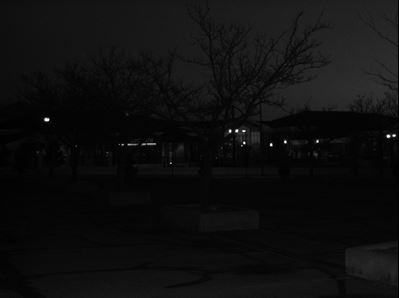
#> input picture Assignment_3_images/cctv1.JPG, 399 x 298 px, given in place of jigsaw.jpg, which was not available
$ python sol2FirstTry.py
#> lines starting #> are read from the running program, lines starting #| are printed output that depends on the picture; after the words box and inside, x2 and y2 are one past the last pixel; in counts of white or black regions, pixels touching at a corner belong together; pictures that were not available may be replaced by others from this repository, and a replacement may not be noted
import numpy as np
import cv2
size = 1
areamin =1
threshmin = 1
threshmax= 1
def Size(val):
    global size
    size =val

def Area(val):
    global areamin
    areamin = val

def ThreshMin(val):
    global threshmin
    threshmin=val

def ThreshMax(val):
    global threshmax
    threshmax = val


ker = (size,size)
name = 'My Frame'
cv2.namedWindow(name)

# cv2.createTrackbar('Ker Size',name,1,13,Size)
cv2.createTrackbar('Area',name,1,10000,Area)

cv2.createTrackbar('Thresh Min',name,1,255,ThreshMin)
cv2.createTrackbar('Thresh Max',name,1,255,ThreshMax)


while True:
    cam = cv2.VideoCapture(r'C:\Users\91987\Documents\python\Image Processing\Assignment\jigsaw.jpg')
    ignore, frame = cam.read()
#> frame is the input picture: shape (298, 399, 3); min 0, max 255, mean 14.8

    gray =cv2.cvtColor(frame,cv2.COLOR_BGR2GRAY)

    # blur = cv2.GaussianBlur(gray,ker,0)
    blur = cv2.medianBlur(gray,size)
    # blur = cv2.blur(gray,ker)
    # blur = cv2.bilateralFilter(gray,10,35,25)

    ret,thresh = cv2.threshold(blur,threshmin,threshmax,cv2.THRESH_BINARY)
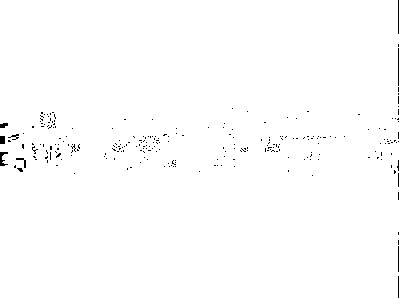
#> thresh: shape (298, 399); values 0 (black) and 1 (white), 99.3% white; black in thin lines or dots
#> ret = 1

    contours,junk=cv2.findContours(thresh,cv2.RETR_EXTERNAL,cv2.CHAIN_APPROX_SIMPLE)
#> contours = 1 contour; box (x1, y1, x2, y2) and area: (0, 0, 399, 298) 117855; junk = [[-1, -1, -1, -1]]
    print(contours)
#> (printed output is left out)
    for contour in contours:
        area=cv2.contourArea(contour)
        if area>=areamin:
            #cv2.drawContours(frame,[contour],0,(255,0,0),3)
            x,y,w,h=cv2.boundingRect(contour)
            cv2.rectangle(frame,(x,y),(x+w,y+h),(0,0,255),3)
#> this loop made 1 pass
#> (area, x, y, w, h) on pass 1: (117855, 0, 0, 399, 298)
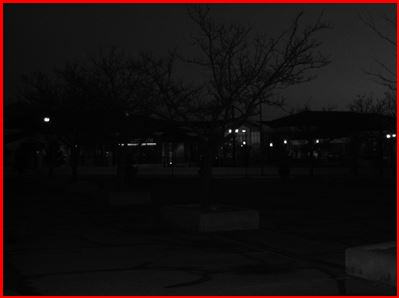
#> frame: shape (298, 399, 3); 2.91% of pixels changed, all inside (x1, y1, x2, y2) = (0, 0, 399, 298)

    cv2.imshow(name,frame)
    if cv2.waitKey(1) & 0xff ==ord('q'):
#> (key q is pressed here)
        break
cam.release()

$ run again, on Assignment_3_images/cctv3.JPG
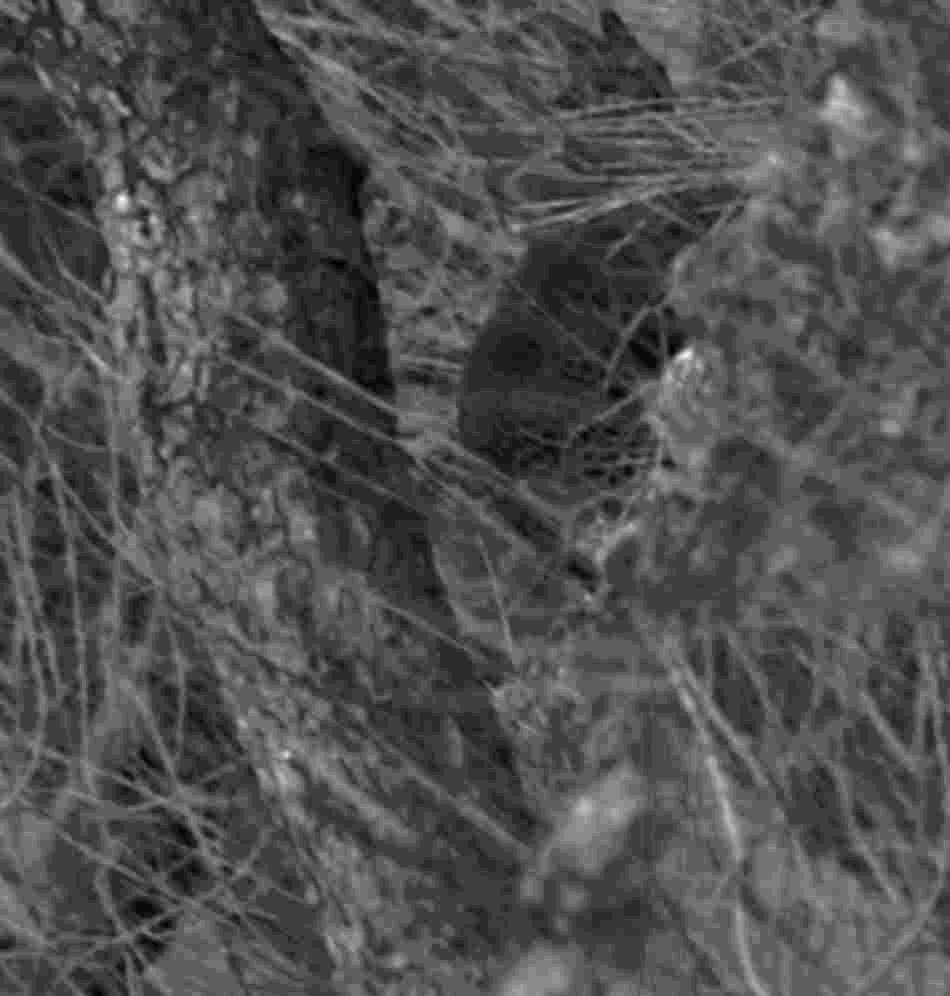
#> input picture Assignment_3_images/cctv3.JPG, 950 x 996 px, given in place of jigsaw.jpg, which was not available
#> frame is the input picture: shape (996, 950, 3); min 0, max 24, mean 7.5
#> `ret,thresh = cv2.threshold(blur,threshmin,threshmax,cv2.THRESH_BINARY)`:
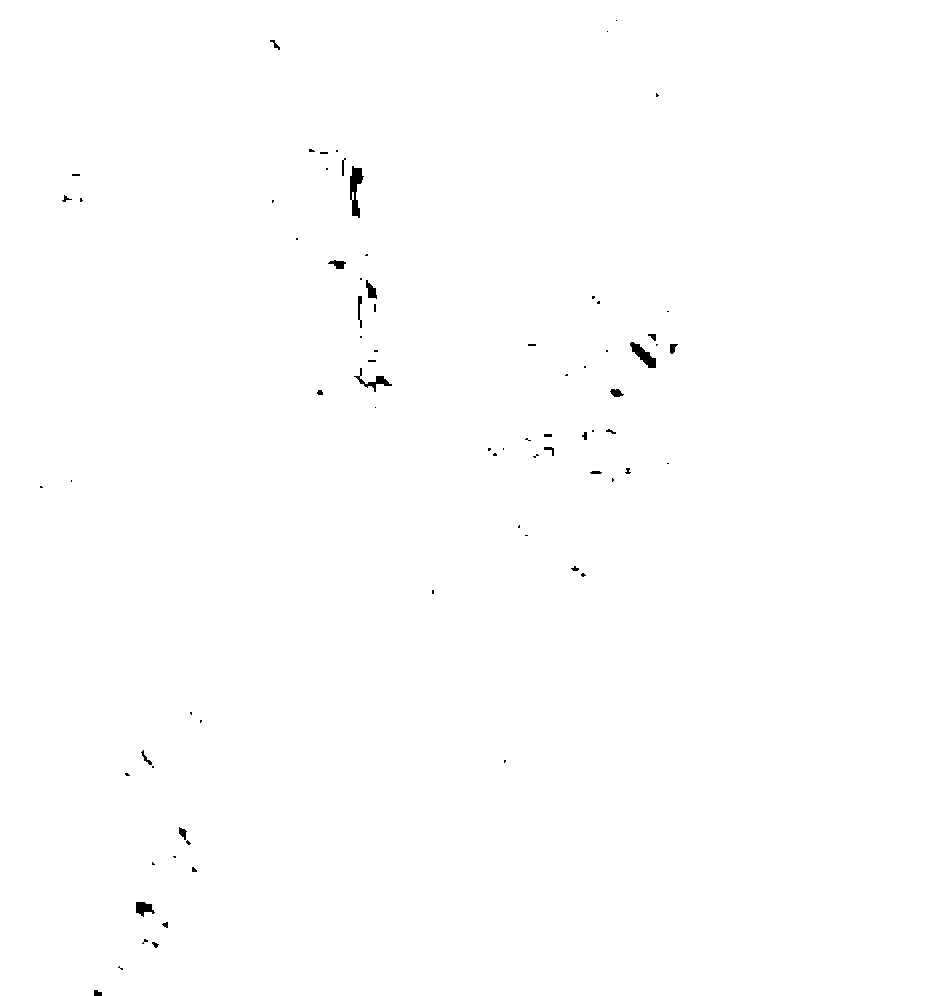
#> thresh: shape (996, 950); values 0 (black) and 1 (white), 99.7% white; 77 black regions (51 under 20 px)
#> ret = 1
#> contours = 1 contour; box (x1, y1, x2, y2) and area: (0, 0, 950, 996) 944210; junk = [[-1, -1, -1, -1]]
#| [array([[[  0,   0]],
#|        [[  0, 995]],
#|        [[ 93, 995]],
#|        [[ 93, 990]],
#|        [[ 94, 989]],
#|        [[ 97, 989]],
#> (further printed lines are left out)
#> the loop `for contour in contours:` made 1 pass
#> (area, x, y, w, h) on pass 1: (944210.5, 0, 0, 950, 996)
#> after the loop `for contour in contours:`:
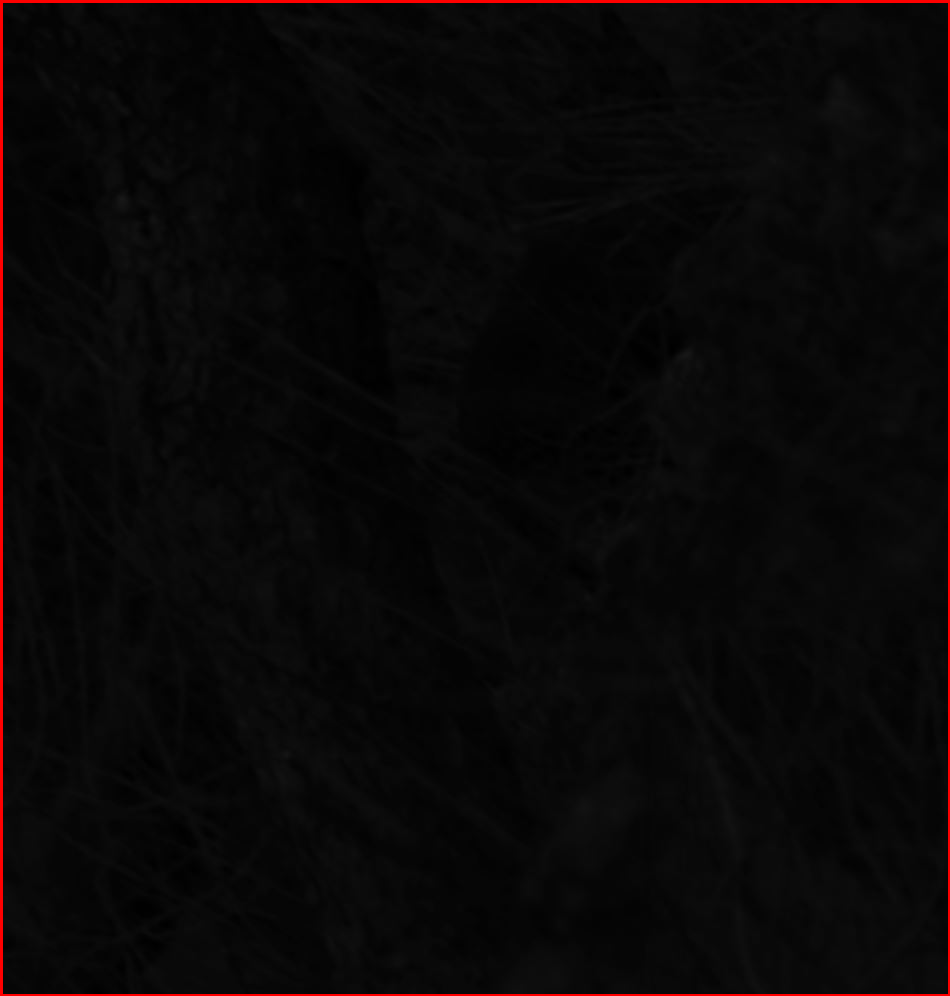
#> frame: shape (996, 950, 3); 1.03% of pixels changed, all inside (x1, y1, x2, y2) = (0, 0, 950, 996)

$ run again, on Assignment_3_images/cctv4.JPG
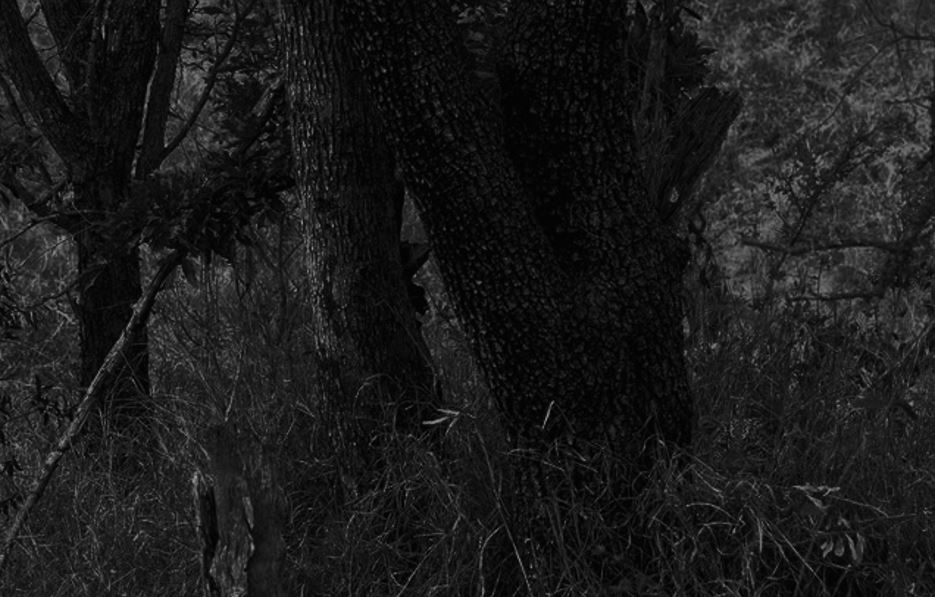
#> input picture Assignment_3_images/cctv4.JPG, 935 x 597 px, given in place of jigsaw.jpg, which was not available
#> frame is the input picture: shape (597, 935, 3); min 0, max 158, mean 26.9
#> `ret,thresh = cv2.threshold(blur,threshmin,threshmax,cv2.THRESH_BINARY)`:
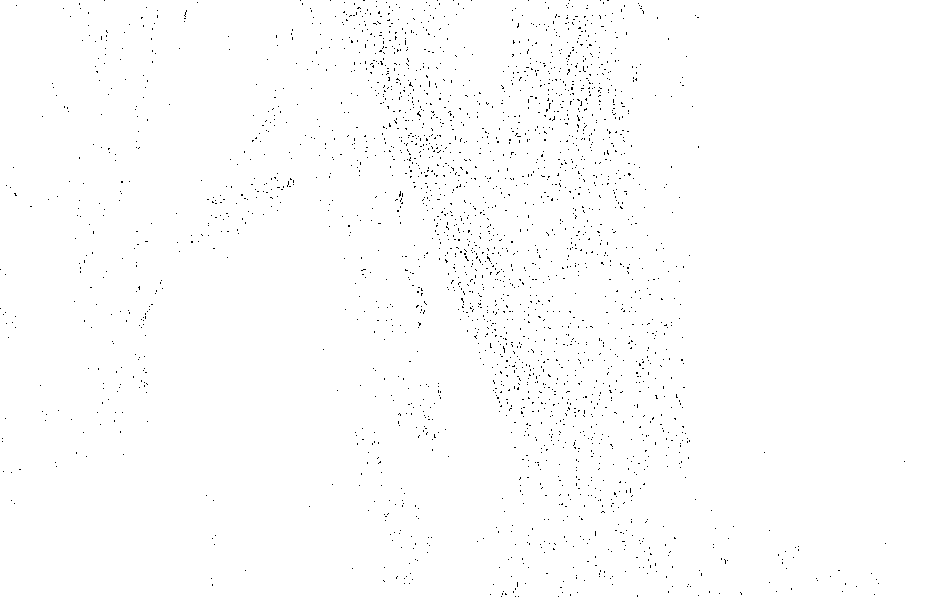
#> thresh: shape (597, 935); values 0 (black) and 1 (white), 99.2% white; black in thin lines or dots
#> ret = 1
#> contours = 1 contour; box (x1, y1, x2, y2) and area: (0, 0, 935, 597) 556642; junk = [[-1, -1, -1, -1]]
#> (printed output is left out)
#> the loop `for contour in contours:` made 1 pass
#> (area, x, y, w, h) on pass 1: (556642, 0, 0, 935, 597)
#> after the loop `for contour in contours:`:
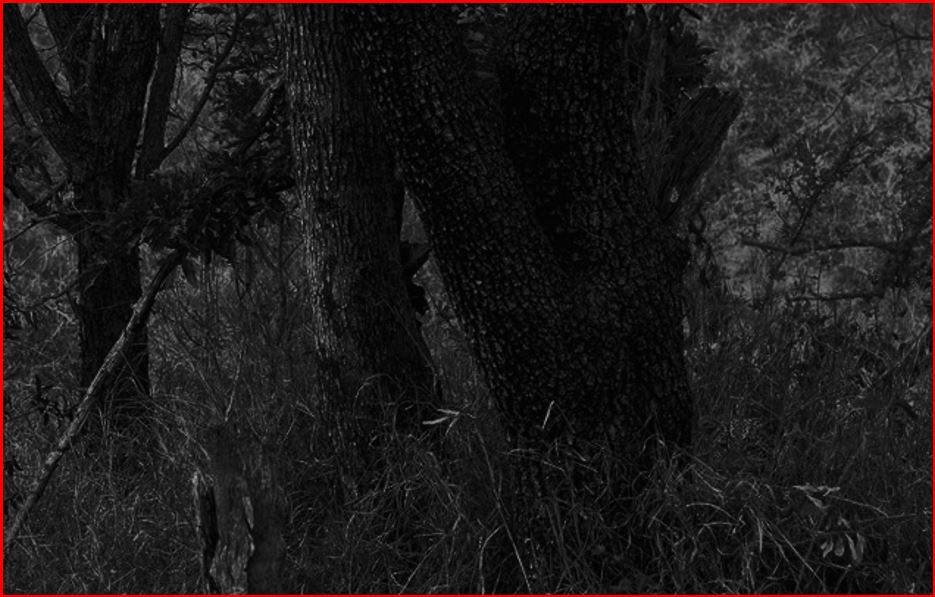
#> frame: shape (597, 935, 3); 1.37% of pixels changed, all inside (x1, y1, x2, y2) = (0, 0, 935, 597)
